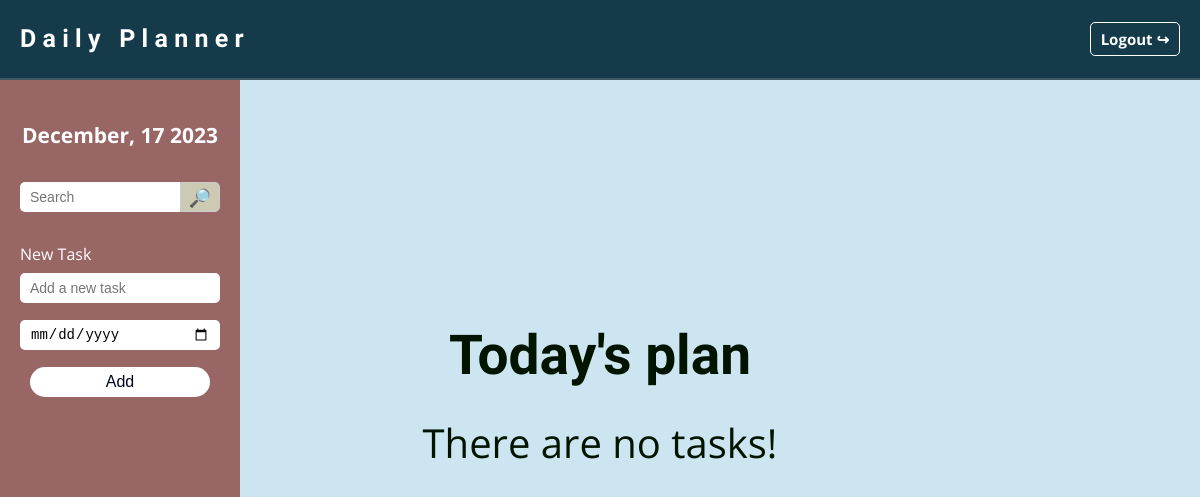
/ (signed in), run on an earlier commit of the app's database.
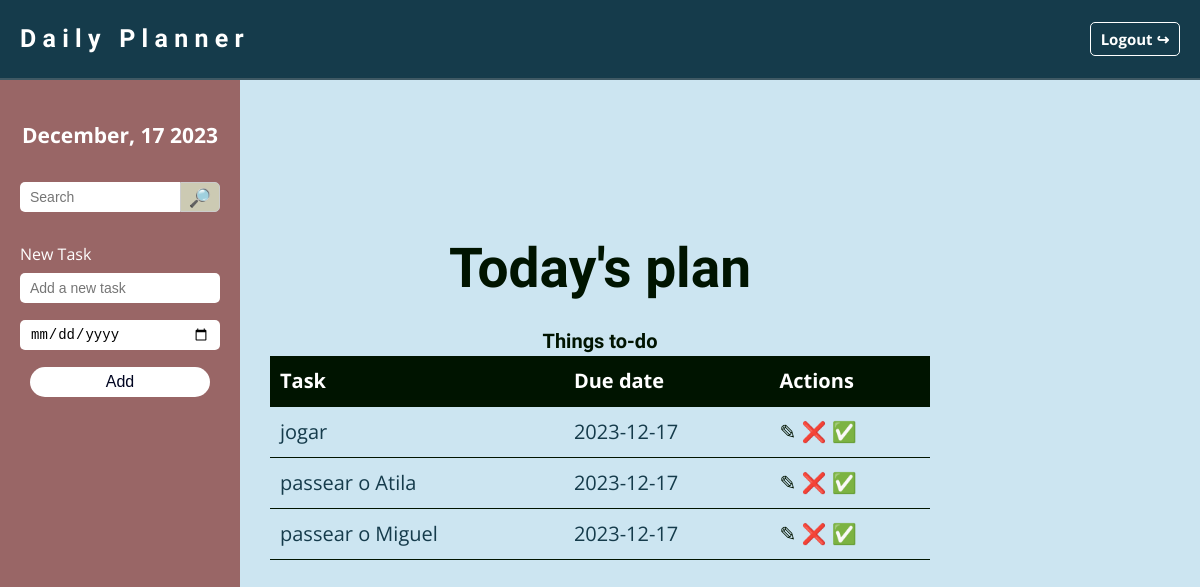
And on a later commit of the database.
### website/models.py (models this page shows)
class Todo(db.Model):
    id = db.Column(db.Integer, primary_key=True)
    content = db.Column(db.String(2000), nullable=False)
    completed = db.Column(db.Integer, default=0)
    due_date = db.Column(db.DateTime(timezone=True),  nullable=True)
    date_created = db.Column(db.DateTime(timezone=True), default=func.now())
    date_updated = db.Column(db.DateTime(timezone=True),  nullable=True)
    user_id = db.Column(db.Integer, db.ForeignKey('user.id'))

### website/views.py (the view, shortened to what this page needs)
@views.route('/', methods=['GET', 'POST'])
@login_required
def home():
    today = date.today()
    tasks = Todo.query.filter(db.func.date(Todo.due_date) == today).order_by(Todo.due_date).all()
    current_date = datetime.now()
    formatted_date = current_date.strftime("%B, %d %Y")
    return render_template("index.html", user=current_user, formatted_date=formatted_date, tasks=tasks)

### website/__init__.py (called while the page is built)
def create_app():
    app = Flask(__name__)
    app.config.from_pyfile('config.py')
    app.config['SQLALCHEMY_DATABASE_URI'] = f'sqlite:///{DB_NAME}'
    db.init_app(app)
    from .views import views
    from .auth import auth
    app.register_blueprint(views, url_prefix='/')
    app.register_blueprint(auth, url_prefix='/')
    from .models import User, Todo
    create_database(app)
    login_manager = LoginManager()
    login_manager.login_view = 'auth.login'
    login_manager.init_app(app)
    @login_manager.user_loader
    def load_user(id):
        return User.query.get(int(id))
    return app

### website/templates/index.html
{% extends "main_layout.html" %}
{% block content %}
<aside class="sidebar">
    <header class="sidebar-header">
        <h6>{{ formatted_date }}</h6>
    </header>
    <form method="POST" class="search-form">
        <input type="search" name="search_query" placeholder="Search">
        <button type="submit" class="search-icon" >
                <p>🔎︎</p>
        </button>
    </form>
    <form class="new-task-form" method=POST>
        <label for="">New Task</label>
        <div>
            <input class="task-input" type="text" name="input_content" id="input_content", placeholder="Add a new task">
        </div>
        <div>
            <input class="task-input" type="date" id="input_due_date" name="input_due_date">
        </div>
        <div>
                <button class="btn-add" type="submit">Add</button>
        </div>
    </form>
</aside>
<div class="main-content task-content">
    <div class="task-table">
        <h2 class="solution-heading">Today's plan</h2>
        {% if tasks|length < 1 %}
        <span class="text-no-tasks"> There are no tasks!</span>
        {% else %}
        <table id="tasks-for-today">
            <caption>Things to-do</caption>
            <thead>
                <tr>
                <th>Task</th>
                <th>Due date</th>
                <th>Actions</th>
                </tr>
            </thead>
            <tbody>
            {% for task in tasks %}
                <tr>
                    {% if task.completed == 1 %}
                    <td class="line-done">{{ task.content }}</td>
                    <td> {{ task.due_date.date() }} </td>
                    <td class="actions">
                        <a href="/update/{{task.id}}">✎</a>
                        <a href="/delete/{{task.id}}">❌</a>
                        <a href="/complete/{{task.id}}">✅</a>
                    </td>
                    {% else %}
                    <td>{{ task.content }}</td>
                    <td> {{ task.due_date.date() }} </td>
                    <td class="actions">
                        <a href="/update/{{task.id}}">✎</a>
                        <a href="/delete/{{task.id}}">❌</a>
                        <a href="/complete/{{task.id}}">✅</a>
                    </td>
                    {% endif %}
                </tr>
            </tbody>
        {% endfor %}
        </table>
        {% endif %}
    </div>
</div>
{% endblock %}

What changed in the data, as far as the page shows it:
added Todo: content "jogar", due_date "2023-12-17"
added Todo: content "passear o Atila", due_date "2023-12-17"
added Todo: content "passear o Miguel", due_date "2023-12-17"
Also different on the page:
text no longer shown: "There are no tasks!"
text now shown: "Things to-do Task Due date Actions"
